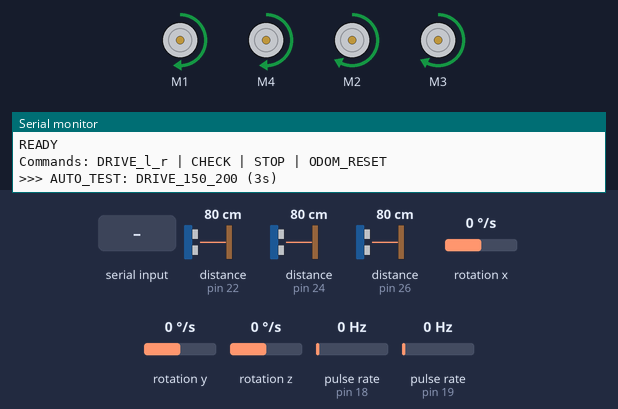
The sketch below on a simulated Arduino Mega 2560, built with avr-gcc and run on an emulated ATmega2560. Parts: 4 × DC motor (green arrow = forward, orange = backward, longer = faster), the last lines printed to the serial monitor. Wiring (inferred from the names in the program): 3 × ultrasonic range finder: trigger pin 23, echo pin 22 / trigger pin 25, echo pin 24 / trigger pin 27, echo pin 26; 2 × pulse sensor: data pin 18 / data pin 19; MPU-9250 motion sensor at I2C address 0x68. The inputs (shaded band) are chosen by the test bench; at power-on: distance to the obstacle (sensors on pin 22, pin 24, pin 26) 80 cm, rotation x 0 °/s, rotation y 0 °/s, rotation z 0 °/s, pulse rate (sensors on pin 18, pin 19) 0 Hz. The echo pulse lasts 58.3 µs per cm.

Above: at 2.7 s.
At 4.7 s:
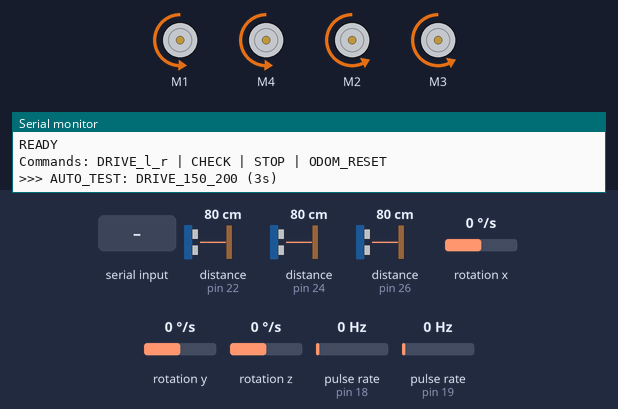
At 6.8 s:
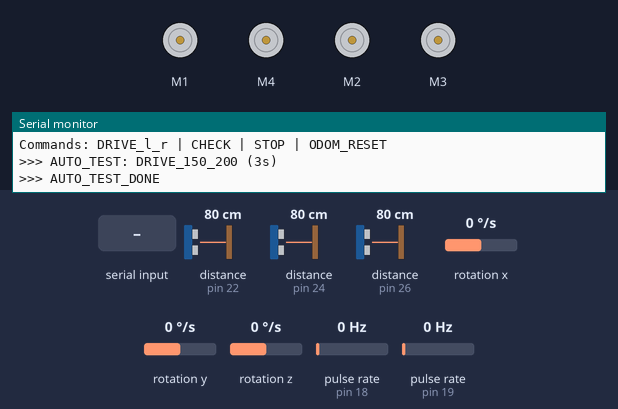
6.9 s: "CHECK\n" received over Serial
8.4 s: "ODOM_RESET\n" received over Serial
Timing chart, 0 to 11.4 s (numbered marks = the images above; inputs shaded):
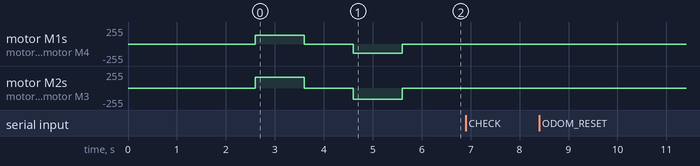

The sketch:

AdvancedModel.ino
```cpp
// ============================================================
//  AdvancedModel — 最终底层固件
//  树莓派通过串口发指令，Arduino 负责所有硬件驱动
// ============================================================

#include <AFMotor.h>
#include <Wire.h>

// ==================== 电机 ====================
// 左侧: M1(端口1) + M4(端口4)
// 右侧: M2(端口2) + M3(端口3)
AF_DCMotor motorL1(1);
AF_DCMotor motorL2(4);
AF_DCMotor motorR1(2);
AF_DCMotor motorR2(3);

#define MIN_SPEED 0
#define MAX_SPEED 255

// ==================== 编码器 ====================
#define ENC_L_PIN 19
#define ENC_R_PIN 18
volatile long encL = 0, encR = 0;

#define WHEEL_DIAMETER_MM  65.0
#define COUNTS_PER_REV     4
const float MM_PER_COUNT = PI * WHEEL_DIAMETER_MM / COUNTS_PER_REV;

// ==================== 超声波 ====================
#define TRIG_L 25
#define ECHO_L 24
#define TRIG_C 23
#define ECHO_C 22
#define TRIG_R 27
#define ECHO_R 26

// ==================== IMU MPU6500 ====================
// I2C: SDA=pin20, SCL=pin21, AD0→GND → 0x68
#define MPU_ADDR 0x68
float gxBias = 0.6988, gyBias = 1.1523, gzBias = 0.5106;
float angleZ = 0.0;
unsigned long lastImuUs = 0;

// ==================== 传感器缓存 ====================
float usL = 999, usC = 999, usR = 999;
int   usIdx = 0;  // 轮询索引

// ==================== 前馈补偿 ====================
int feedforward = 15;  // 正=左快→减速左加速右；负=右快

// ==================== 电机状态 ====================
int  curLspeed = 0, curRspeed = 0;
long lastDriveMs = 0;
#define DRIVE_TIMEOUT_MS 2000  // 2秒无新指令自动停（安全保护）

// ============================================================
//  超声波测距
// ============================================================
float readUS(int trig, int echo) {
  digitalWrite(trig, LOW);
  delayMicroseconds(2);
  digitalWrite(trig, HIGH);
  delayMicroseconds(10);
  digitalWrite(trig, LOW);
  long dur = pulseIn(echo, HIGH, 30000);
  if (dur == 0) return 999;
  return dur * 0.0343 / 2.0;
}

// ============================================================
//  电机控制 (负值=后退, 正=前进, 0=松开)
// ============================================================
void setMotors(int lSpd, int rSpd) {
  // 应用前馈补偿（同向时生效，前进后退分别处理符号）
  if ((lSpd > 0 && rSpd > 0) || (lSpd < 0 && rSpd < 0)) {
    int ff = (lSpd > 0) ? feedforward : -feedforward;
    lSpd = constrain(lSpd - ff, -MAX_SPEED, MAX_SPEED);
    rSpd = constrain(rSpd + ff, -MAX_SPEED, MAX_SPEED);
  }

  // 左侧
  uint8_t lDir;
  int lAbs = abs(lSpd);
  if (lSpd > 0)      lDir = FORWARD;
  else if (lSpd < 0) lDir = BACKWARD;
  else               lDir = RELEASE;
  lAbs = constrain(lAbs, MIN_SPEED, MAX_SPEED);
  motorL1.setSpeed(lAbs); motorL1.run(lDir);
  motorL2.setSpeed(lAbs); motorL2.run(lDir);

  // 右侧
  uint8_t rDir;
  int rAbs = abs(rSpd);
  if (rSpd > 0)      rDir = FORWARD;
  else if (rSpd < 0) rDir = BACKWARD;
  else               rDir = RELEASE;
  rAbs = constrain(rAbs, MIN_SPEED, MAX_SPEED);
  motorR1.setSpeed(rAbs); motorR1.run(rDir);
  motorR2.setSpeed(rAbs); motorR2.run(rDir);

  curLspeed = lSpd; curRspeed = rSpd;
  lastDriveMs = millis();
}

void stopMotors() {
  motorL1.run(RELEASE); motorL2.run(RELEASE);
  motorR1.run(RELEASE); motorR2.run(RELEASE);
  curLspeed = 0; curRspeed = 0;
}

// ============================================================
//  IMU 读取 + 角度积分
// ============================================================
void readIMU() {
  Wire.beginTransmission(MPU_ADDR);
  Wire.write(0x43);  // GYRO_XOUT_H
  Wire.endTransmission(false);
  Wire.requestFrom(MPU_ADDR, (uint8_t)6);

  int16_t gx = (Wire.read() << 8) | Wire.read();
  int16_t gy = (Wire.read() << 8) | Wire.read();
  int16_t gz = (Wire.read() << 8) | Wire.read();

  float gzCal = gz / 131.0 - gzBias;

  unsigned long now = micros();
  if (lastImuUs == 0) { lastImuUs = now; return; }
  float dt = (now - lastImuUs) / 1000000.0;
  lastImuUs = now;

  // 死区过滤
  if (abs(gzCal) > 0.5) {
    angleZ += gzCal * dt;
  }
}

// ============================================================
//  读取所有编码器返回距离 (mm)
// ============================================================
float getDistL() {
  noInterrupts();
  long c = encL;
  interrupts();
  return c * MM_PER_COUNT;
}

float getDistR() {
  noInterrupts();
  long c = encR;
  interrupts();
  return c * MM_PER_COUNT;
}

float getDistAvg() {
  noInterrupts();
  long l = encL, r = encR;
  interrupts();
  return (l + r) / 2.0 * MM_PER_COUNT;
}

// ============================================================
//  CHECK 响应 — 一帧返回全部传感器
// ============================================================
void printCheck() {
  // ODOM:左距离,右距离,左计数,右计数
  // US:左,中,右 (cm)
  // IMU:角度Z(°)
  noInterrupts();
  long lc = encL, rc = encR;
  interrupts();

  float distL = lc * MM_PER_COUNT;
  float distR = rc * MM_PER_COUNT;

  Serial.print("ODOM:");
  Serial.print(distL, 1); Serial.print(",");
  Serial.print(distR, 1); Serial.print(",");
  Serial.print(lc); Serial.print(",");
  Serial.print(rc);

  Serial.print("|US:");
  Serial.print(usL, 1); Serial.print(",");
  Serial.print(usC, 1); Serial.print(",");
  Serial.print(usR, 1);

  Serial.print("|IMU:");
  Serial.print(angleZ, 2);

  Serial.println();
}

// ============================================================
//  串口命令处理
// ============================================================
void processCommand(String cmd) {
  cmd.trim();
  if (cmd.length() == 0) return;

  if (cmd == "CHECK") {
    printCheck();
  }
  else if (cmd == "STOP") {
    stopMotors();
    Serial.println("OK:STOP");
  }
  else if (cmd == "ODOM_RESET") {
    noInterrupts();
    encL = 0; encR = 0;
    interrupts();
    angleZ = 0;
    Serial.println("OK:RESET");
  }
  else if (cmd.startsWith("DRIVE_")) {
    // 格式: DRIVE_left_right  例如 DRIVE_200_150 或 DRIVE_-200_200
    String rest = cmd.substring(6);
    int us1 = rest.indexOf('_');
    if (us1 == -1) { Serial.println("ERR:FORMAT"); return; }
    int lSpd = rest.substring(0, us1).toInt();
    int rSpd = rest.substring(us1 + 1).toInt();
    setMotors(lSpd, rSpd);
    Serial.print("OK:DRIVE "); Serial.print(lSpd); Serial.print(" "); Serial.println(rSpd);
  }
  else {
    Serial.print("ERR:UNKNOWN "); Serial.println(cmd);
  }
}

// ============================================================
//  setup
// ============================================================
void setup() {
  Serial.begin(115200);  // 高速串口
  delay(1000);

  // 编码器
  pinMode(ENC_L_PIN, INPUT_PULLUP);
  pinMode(ENC_R_PIN, INPUT_PULLUP);
  attachInterrupt(digitalPinToInterrupt(ENC_L_PIN), isrEncL, RISING);
  attachInterrupt(digitalPinToInterrupt(ENC_R_PIN), isrEncR, RISING);

  // 超声波
  pinMode(TRIG_L, OUTPUT); pinMode(ECHO_L, INPUT);
  pinMode(TRIG_C, OUTPUT); pinMode(ECHO_C, INPUT);
  pinMode(TRIG_R, OUTPUT); pinMode(ECHO_R, INPUT);

  // IMU
  Wire.begin();
  Wire.setClock(400000);
  Wire.beginTransmission(MPU_ADDR);
  Wire.write(0x6B);
  Wire.write(0x00);  // 唤醒
  Wire.endTransmission();
  delay(100);

  // 电机初始化
  motorL1.setSpeed(0); motorL1.run(RELEASE);
  motorL2.setSpeed(0); motorL2.run(RELEASE);
  motorR1.setSpeed(0); motorR1.run(RELEASE);
  motorR2.setSpeed(0); motorR2.run(RELEASE);

  Serial.println("READY");
  Serial.println("Commands: DRIVE_l_r | CHECK | STOP | ODOM_RESET");

  // ===== 自动测试：DRIVE_150_200 跑 3 秒 =====
  delay(1500);
  Serial.println(">>> AUTO_TEST: DRIVE_150_200 (3s)");
  setMotors(150,150);
  delay(1000);
  stopMotors();
  delay(1000);
  setMotors(-150,-150);
  delay(1000);
  stopMotors();
  Serial.println(">>> AUTO_TEST_DONE");
}

// ============================================================
//  loop
// ============================================================
void loop() {
  // ---- 串口命令 ----
  if (Serial.available()) {
    String cmd = Serial.readStringUntil('\n');
    processCommand(cmd);
  }

  // ---- 超声波轮询（每次读1个，3轮覆盖全部） ----
  static unsigned long lastUs = 0;
  if (millis() - lastUs > 60) {
    lastUs = millis();
    switch (usIdx) {
      case 0: usL = readUS(TRIG_L, ECHO_L); break;
      case 1: usC = readUS(TRIG_C, ECHO_C); break;
      case 2: usR = readUS(TRIG_R, ECHO_R); break;
    }
    usIdx = (usIdx + 1) % 3;
  }

  // ---- IMU 角度积分 ----
  readIMU();

  // ---- 安全：超时自动停 ----
  if ((curLspeed != 0 || curRspeed != 0) && millis() - lastDriveMs > DRIVE_TIMEOUT_MS) {
    stopMotors();
    Serial.println("AUTO_STOP:TIMEOUT");
  }
}

// ============================================================
//  编码器中断
// ============================================================
void isrEncL() { encL++; }
void isrEncR() { encR++; }
```
